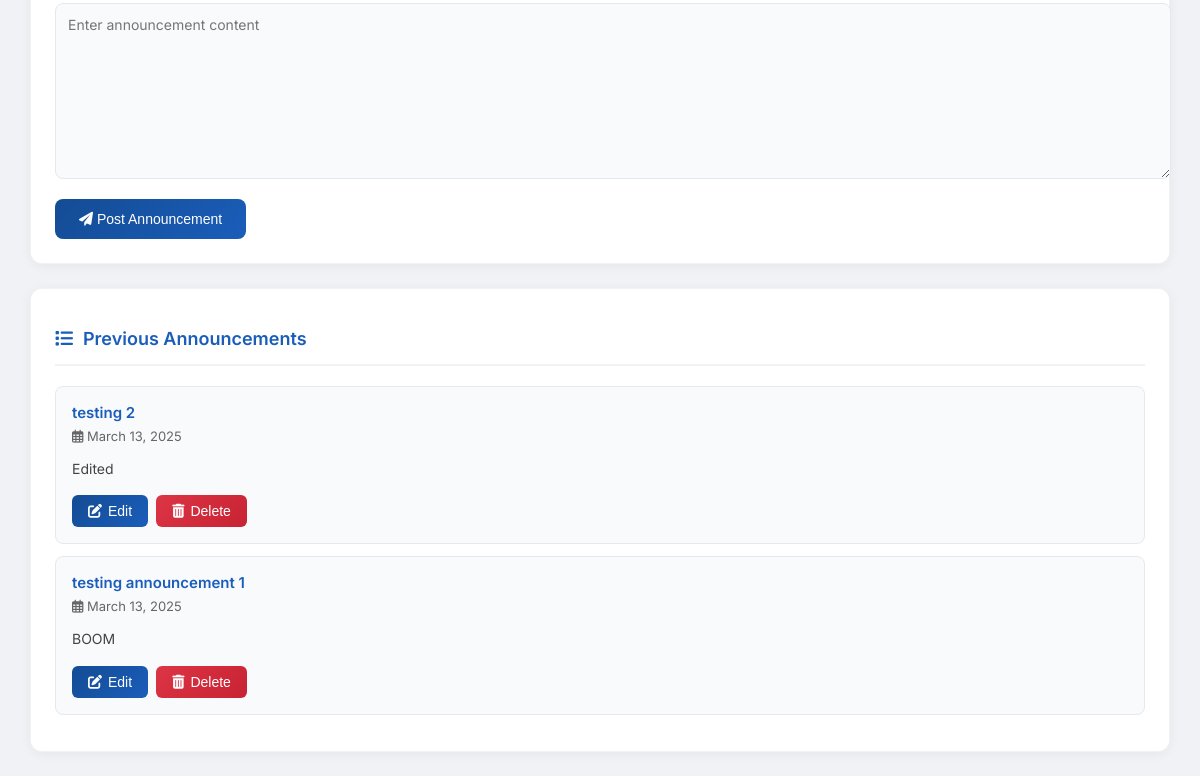
/announcement.php (signed in, lower part), run on an earlier commit of the app's database.
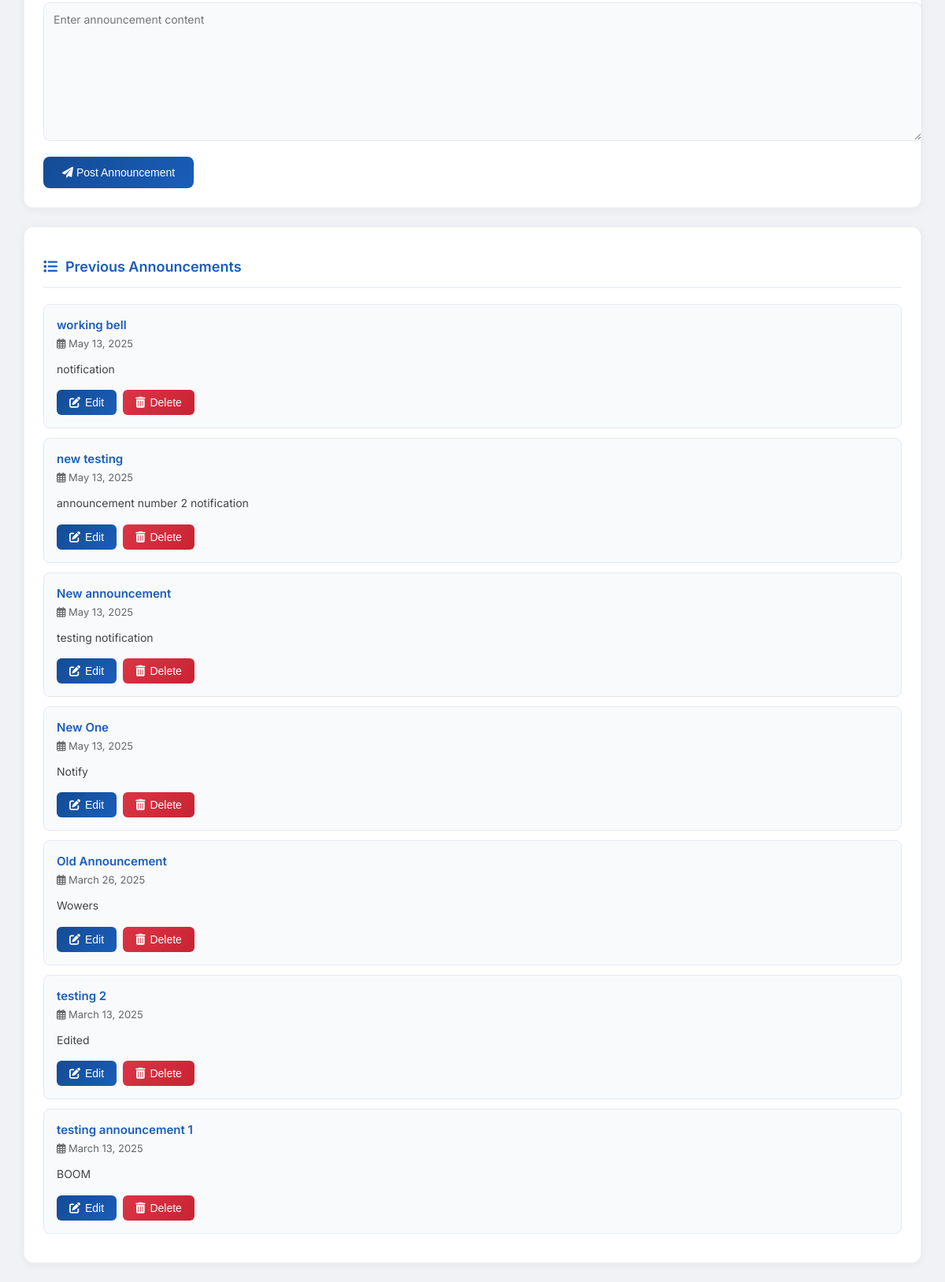
And on a later commit of the database.
### tables this page shows
CREATE TABLE `announcements` (
  `id` int(11) NOT NULL,
  `title` varchar(255) NOT NULL,
  `content` text NOT NULL,
  `admin_username` varchar(50) NOT NULL,
  `date_posted` timestamp NOT NULL DEFAULT current_timestamp()
);

### announcement.php (the view, shortened to what this page needs)
<?php
include("db.php");
$query = "SELECT * FROM announcements ORDER BY date_posted DESC";
$result = mysqli_query($con, $query);
?>
<!DOCTYPE html>
<html lang="en">
<head>
    <link rel="stylesheet" href="https://cdnjs.cloudflare.com/ajax/libs/font-awesome/6.0.0/css/all.min.css">
</head>
<body>
    <div class="main-container">
        <div class="card">
            <form action="announcement.php" method="POST">
                <div class="form-group">
                    <textarea id="content" name="content" required placeholder="Enter announcement content"></textarea>
                </div>
                <button type="submit" name="submit" class="btn-submit"><i class="fas fa-paper-plane"></i> Post Announcement</button>
            </form>
        </div>
        <div class="card">
            <h2><i class="fas fa-list"></i> Previous Announcements</h2>
            <div class="announcement-list">
                <?php while ($row = mysqli_fetch_assoc($result)) { ?>
                    <div class="announcement">
                        <strong><?php echo htmlspecialchars($row["title"]); ?></strong>
                        <small><i class="far fa-calendar-alt"></i> <?php echo date("F j, Y", strtotime($row["date_posted"])); ?></small>
                        <p><?php echo nl2br(htmlspecialchars($row["content"])); ?></p>
                        <div class="announcement-actions">
                            <button class="btn-edit" onclick="editAnnouncement(<?php echo $row['id']; ?>, '<?php echo addslashes($row['title']); ?>', '<?php echo addslashes($row['content']); ?>')">
                                <i class="fas fa-edit"></i> Edit
                            </button>
                            <button class="btn-delete" onclick="deleteAnnouncement(<?php echo $row['id']; ?>)">
                                <i class="fas fa-trash-alt"></i> Delete
                            </button>
                        </div>
                    </div>
                <?php } ?>
            </div>
        </div>
    </div>
</body>
</html>

What changed in the data, as far as the page shows it:
added announcements: title "working bell", date_posted "May 13, 2025", content "notification"
added announcements: title "new testing", date_posted "May 13, 2025", content "announcement number 2 notification"
added announcements: title "New announcement", date_posted "May 13, 2025", content "testing notification"
added announcements: title "New One", date_posted "May 13, 2025", content "Notify"
added announcements: title "Old Announcement", date_posted "March 26, 2025", content "Wowers"
